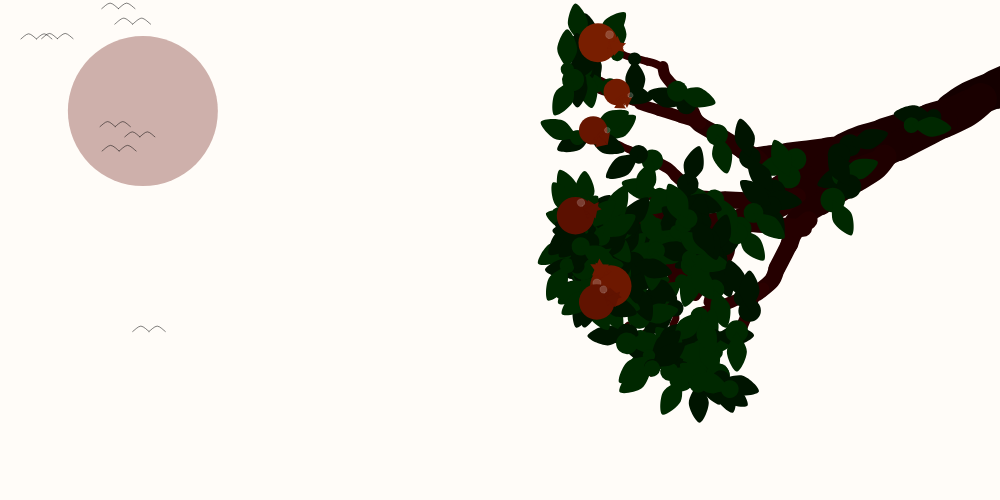
Frame 1 (no input)
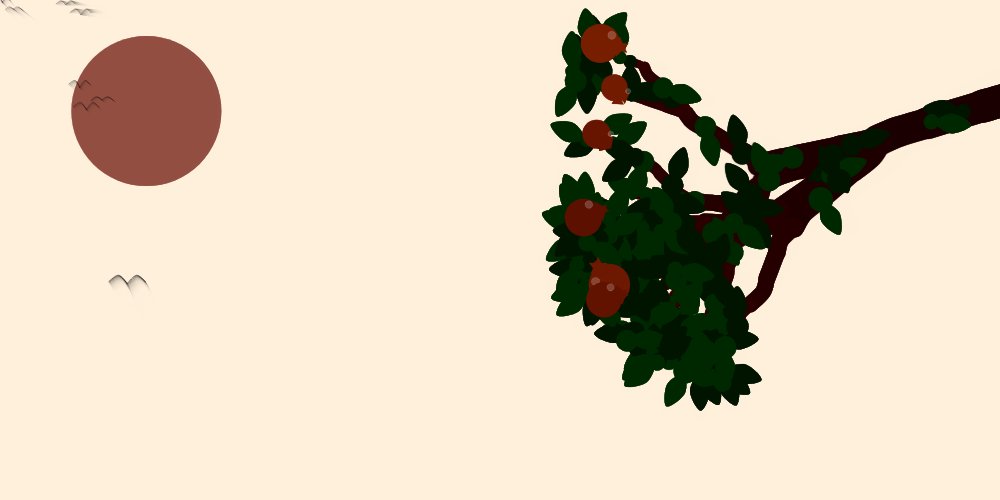
Frame 60 (no input)
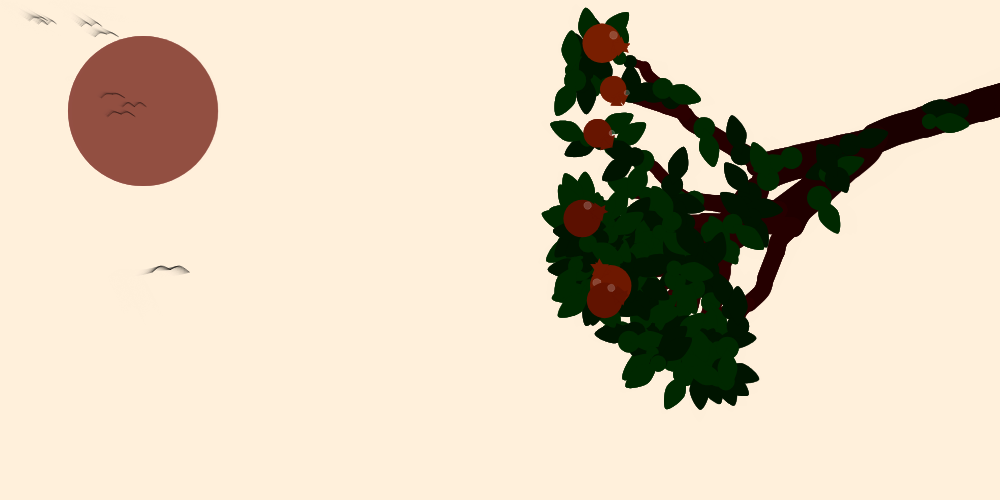
Frame 120 (the mouse pressed at the canvas centre since frame 60)

The p5.js sketch that drew these frames (run headless with seeded random() and noise() and a simulated clock; from frame 60 on, the mouse is pressed at the canvas centre):

// p5.js sketch
// ── sketch.js
let BRANCH_ANGLE;
let joints = [];
let branches = [];
let pomes = [];
let pomeleaves = [];
let sunmoon;
let dayans = []; //wild geese

function setup() {
  createCanvas(1000, 500);

  BRANCH_ANGLE = PI / 9;

  let start1 = createVector(width + 80, height / 10);
  joints.push(start1);

  branch(start1, -PI / 7, 130);

  sunmoon = new SunMoon(width / 7, height / 4.5, 150);
  for (let i = 0; i < 8; i++) {
    dayans.push(new Dayan(random(0, 200), random(height), color(0, 90)));
  }
}

function draw() {
  background(255, 240, 220, 50);

  let windForce = map(sin(frameCount * 0.05), -1, 1, -0.1, 0.1);

  let wind = createVector(windForce, 0);

  sunmoon.update();
  sunmoon.display();

  for (let i = 0; i < branches.length; i++) {
    noFill();
    let r = map(branches[i].gen, 0, 7, 20, 60, true);
    stroke(r, 0, 0);
    branches[i].update(wind);
    branches[i].display();
  }

  for (let i = 0; i < pomeleaves.length; i++) {
    pomeleaves[i].display();
  }

  for (let i = 0; i < pomes.length; i++) {
    let r = map(branches[i].gen, 0, 7, 120, 80, true);
    let g = map(branches[i].gen, 0, 7, 30, 10, true);
    fill(r, g, 0);
    pomes[i].display();
  }

  for (let i = 0; i < dayans.length; i++) {
    let target = createVector(mouseX, mouseY);
    dayans[i].seek(target);
    // dayans[i].avoidlea(pomeleafs);
    // dayans[i].avoidpom(pomes);
    dayans[i].avoidday(dayans);
    dayans[i].avoidbran(branches);
    dayans[i].update();
    dayans[i].reappear();
    dayans[i].display();
    dayans[i].waving = 5 * sin(frameCount * 0.05 + i * 0.5);
    dayans[i].farnear = map(
      dist(dayans[i].pos.x * 0.5, dayans[i].pos.y, 0, 0),
      0,
      600,
      0.5,
      1.8
    );
  }

  //   for (let i = 0; i < joints.length; i++) {
  //     noStroke();
  //     noFill();
  //     //fill(255, 0, 0);
  //     circle(joints[i].x, joints[i].y, 10);
  //   }
}

function branch(from, angle, len, gen = 0) {
  let vector = p5.Vector.fromAngle(angle - PI).setMag(len);
  let to = p5.Vector.add(from, vector);

  joints.push(to);

  let thickness = map(len, 35, 150, 0.5, 50);
  let stiffness = map(len, 0, 150, 1, 0);

  // construct objects
  branches.push(new Branch(from, to, thickness, 150, stiffness, gen));

  if (gen >= 1) {
    // linear: random()
    // let chance = random() ** 3 // exponential:
    // if (chance > 0.8) { /// }
    if (random() < 0.8) {
      pomeleaves.push(new PomeLeave(from, to, 1, 50));
    }
  }

  if (gen >= 4) {
    // linear: random()
    // let chance = random() ** 3 // exponential:
    // if (chance > 0.8) { /// }
    if (random() < 0.08) {
      pomes.push(new Pome(from, to, 1, 50));
    }
  }

  // alteration
  len = (len * 5) / 6;
  gen++;

  // recursion
  if (gen >= 0 && gen < 3) {
    let angle1 = angle + BRANCH_ANGLE * 0.5 + random(-0.1, 0.1);
    branch(to, angle1, len, gen);

    let angle2 = angle - BRANCH_ANGLE * 0.5 + random(-0.1, 0.1);
    branch(to, angle2, len, gen);
  } else if (gen >= 3 && gen < 7) {
    if (random() < 0.5) {
      let angle1 = angle + BRANCH_ANGLE * 0.8 + random(-0.5, 0.5);
      branch(to, angle1, len, gen);
    }

    if (random() < 0.4) {
      let angle1 = angle + 0.5 * BRANCH_ANGLE + random(-0.5, 0.5);
      branch(to, angle1, len, gen);
    }

    if (random() < 0.4) {
      let angle3 = angle - 0.5 * BRANCH_ANGLE + random(-0.5, 0.5);
      branch(to, angle3, len, gen);
    }

    if (random() < 0.5) {
      let angle4 = angle - BRANCH_ANGLE * 0.8 + random(-0.5, 0.5);
      branch(to, angle4, len, gen);
    }
  }
}

class SunMoon {
  constructor(x, y, size) {
    this.pos = createVector(x, y);
    this.size = size;
  }
  update() {
    this.pos.x = this.pos.x + sin(frameCount * 0.05) * 0.09;
  }

  display() {
    push();
    noStroke();
    fill(100, 10, 0, 80);
    circle(this.pos.x, this.pos.y, this.size);
    pop();
  }
}

class Branch {
  constructor(from, to, thickness, len, stiffness, gen) {
    this.from = from;
    this.to = to;
    this.thickness = thickness;
    this.len = (len * thickness) / 30;
    this.k = stiffness;
    this.bend = (random(-10, 10) * thickness) / 30;
    this.gen = gen;
    this.col = color(55, 33, 16);
  }

  update(wind) {
    let vector = p5.Vector.sub(this.to, this.from);
    let distance = vector.mag();
    let stretch = distance - this.len;
    let force = vector
      .copy()
      .normalize()
      .mult(stretch * this.k);

    force.add(wind);
    this.from.add(force);
    this.to.sub(force);
  }

  display() {
    let midX1 = lerp(this.from.x, this.to.x, 1 / 6);
    let midY1 = lerp(this.from.y, this.to.y, 1 / 6);

    let midX2 = lerp(this.from.x, this.to.x, 1 / 3);
    let midY2 = lerp(this.from.y, this.to.y, 1 / 3);

    let midX3 = lerp(this.from.x, this.to.x, 1 / 2);
    let midY3 = lerp(this.from.y, this.to.y, 1 / 2);

    let midX4 = lerp(this.from.x, this.to.x, 2 / 3);
    let midY4 = lerp(this.from.y, this.to.y, 2 / 3);

    let midX5 = lerp(this.from.x, this.to.x, 5 / 6);
    let midY5 = lerp(this.from.y, this.to.y, 5 / 6);

    beginShape();
    strokeWeight(this.thickness);
    //stroke(this.col);
    //noFill();
    curveVertex(this.from.x, this.from.y);
    curveVertex(this.from.x, this.from.y);
    curveVertex(midX1 + this.bend, midY1);
    curveVertex(midX2 + this.bend * 0.4, midY2);
    curveVertex(midX2 + this.bend * 0.4, midY2);
    endShape();

    beginShape();
    strokeWeight(this.thickness * 0.95);
    //stroke(this.col);
    //noFill();
    curveVertex(midX2 + this.bend * 0.4, midY2);
    curveVertex(midX2 + this.bend * 0.4, midY2);
    curveVertex(midX3, midY3);
    curveVertex(midX4 - this.bend * 0.4, midY4);
    curveVertex(midX4 - this.bend * 0.4, midY4);
    endShape();

    beginShape();
    strokeWeight(this.thickness * 0.9);
    //stroke(this.col);
    //noFill();
    curveVertex(midX4 - this.bend * 0.4, midY4);
    curveVertex(midX4 - this.bend * 0.4, midY4);
    curveVertex(midX5 - this.bend, midY5);
    curveVertex(this.to.x, this.to.y);
    curveVertex(this.to.x, this.to.y);
    endShape();
  }
}

class PomeLeave {
  constructor(from, to, pct, size) {
    this.from = from;
    this.to = to;
    this.pct1 = pct * random(0.2, 0.5);
    this.pct2 = pct * random(0.5, 1);
    this.size = size * random(0.25, 0.5);
    this.z = floor(random(0, 5));

    this.angle = random(PI * 2);
  }
  display() {
    let Px1 = lerp(this.from.x, this.to.x, this.pct1);
    let Py1 = lerp(this.from.y, this.to.y, this.pct1);

    push();
    translate(Px1, Py1); // anchor of the transformation
    rotate(this.angle); //
    noStroke();
    fill(0, 20, 0);

    circle(0, 0, this.size);
    beginShape();
    curveVertex(0, 0);
    curveVertex(0, 0);
    curveVertex(-10, 20);
    curveVertex(0, 40);
    curveVertex(10, 20);
    curveVertex(0, 0);
    curveVertex(0, 0);
    endShape();
    pop();

    let Px2 = lerp(this.from.x, this.to.x, this.pct2);
    let Py2 = lerp(this.from.y, this.to.y, this.pct2);

    push();
    translate(Px2, Py2); // anchor of the transformation
    rotate(this.angle); //
    noStroke();
    fill(0, 40, 0);
    circle(0, 0, this.size);
    beginShape();
    curveVertex(0, 0);
    curveVertex(0, 0);
    curveVertex(-10, -20);
    curveVertex(0, -40);
    curveVertex(10, -20);
    curveVertex(0, 0);
    curveVertex(0, 0);
    endShape();
    pop();
  }
}

class Pome {
  constructor(from, to, pct, size) {
    this.from = from;
    this.to = to;
    this.pct = pct * random(0.2, 0.8);
    this.size = size * random(0.5, 1);
    this.angle = random(PI * 2);
  }
  display() {
    push();
    noStroke();
    //fill(100, 20, 0);
    let Px = lerp(this.from.x, this.to.x, this.pct);
    let Py = lerp(this.from.y, this.to.y, this.pct);
    circle(Px, Py, this.size);
    pop();

    push();
    translate(Px, Py);
    rotate(this.angle);
    strokeWeight(0.5);
    noStroke();
    //fill(100, 20, 0);
    triangle(
      0,
      5 - this.size * 0.8,
      0 - this.size * 0.2,
      5 - this.size * 0.4,
      0 + this.size * 0.2,
      5 - this.size * 0.4
    );
    rotate(PI / 6);
    triangle(
      -10,
      5 - this.size * 0.8,
      -10 - this.size * 0.2,
      5 - this.size * 0.4,
      -10 + this.size * 0.2,
      5 - this.size * 0.4
    );
    rotate(-PI / 3);
    triangle(
      10,
      5 - this.size * 0.8,
      10 - this.size * 0.2,
      5 - this.size * 0.4,
      10 + this.size * 0.2,
      5 - this.size * 0.4
    );
    pop();
    
    push();
    translate(Px, Py);
    rotate(this.angle);
    strokeWeight(0.5);
    stroke(255, 50);
    fill(255, 50);
    circle(-10, -10, this.size * 0.2);
    pop();
  }
}

class Dayan {
  constructor(x, y, color) {
    this.pos = createVector(x, y);
    this.vel = createVector();
    this.acc = createVector();
    //
    this.size = random(15, 18);
    this.mass = 1.5;
    //
    this.maxSpeed = 2;
    this.maxSteerForce = 0.1;
    //
    this.brakeRad = 10;
    this.senseRad = 10;
    this.col = color;
    //
    this.waving = 5 * sin(frameCount * 0.05);
    this.farnear = 1;
  }
  attracted(target) {
    let vector = p5.Vector.sub(target, this.pos);
    vector.mult(0.5);
    this.applyForce(vector);
    //
    this.vel.mult(0.9);
  }
  seek(target) {
    let desiredVel = p5.Vector.sub(target, this.pos);
    let distance = desiredVel.mag();

    desiredVel.normalize(); // direction

    // arriving
    if (distance < this.brakeRad) {
      let speed = map(distance, 0, this.brakeRad, 0, this.maxSpeed);
      desiredVel.mult(speed * 0.5);
    } else {
      desiredVel.mult(this.maxSpeed * 0.5); // desire
    }

    let steerForce = p5.Vector.sub(desiredVel, this.vel);
    steerForce.limit(this.maxSteerForce);

    this.applyForce(steerForce);
  }
  avoidday(dayans) {
    for (let dayan of dayans) {
      if (this === dayan) continue;
      let desiredVel = p5.Vector.sub(dayan.pos, this.pos);
      let distance = desiredVel.mag();
      desiredVel.normalize(); // direction
      if (distance > this.senseRad) continue;
      desiredVel.mult(-this.maxSpeed);

      let steerForce = p5.Vector.sub(desiredVel, this.vel);
      steerForce.limit(this.maxSteerForce * 0.5); //***

      this.applyForce(steerForce);
    }
  }
  avoidbran(branches) {
    for (let i = 0; i < branches.length; i++) {
      let branch = branches[i];

      let desiredVecFrom = p5.Vector.sub(branch.from, this.pos);
      let desiredVecTo = p5.Vector.sub(branch.to, this.pos);

      let distanceFrom = desiredVecFrom.mag();
      let distanceTo = desiredVecTo.mag();

      if (distanceFrom < this.senseRad + 50) {
        desiredVecFrom.normalize();
        desiredVecFrom.mult(this.maxSpeed);
        desiredVecFrom.mult(-1); // *** flip this to avoid!

        let steerForceFrom = p5.Vector.sub(desiredVecFrom, this.vel);
        steerForceFrom.limit(this.maxSteerForce);

        this.applyForce(steerForceFrom);
      }

      if (distanceTo < this.senseRad + 50) {
        desiredVecTo.normalize();
        desiredVecTo.mult(this.maxSpeed);
        desiredVecTo.mult(-1); // *** flip this to avoid!

        let steerForceTo = p5.Vector.sub(desiredVecTo, this.vel);
        steerForceTo.limit(this.maxSteerForce);

        this.applyForce(steerForceTo);
      }
    }
  }
  reappear() {
    if (this.pos.x < 0) {
      this.pos.x = 0;
    } else if (this.pos.x > width) {
      this.pos.x = width;
    }
    if (this.pos.y < 0) {
      this.pos.y = 0;
    } else if (this.pos.y > height) {
      this.pos.y = height;
    }
  }
  update() {
    this.vel.add(this.acc);
    this.pos.add(this.vel);
    this.acc.mult(0);
  }
  applyForce(f) {
    if (this.mass <= 0) {
      console.log("Wrong mass");
      return;
    }
    let force = f.copy();
    force.div(this.mass);
    this.acc.add(force);
  }
  display() {
    push();
    translate(this.pos.x, this.pos.y);
    scale(this.farnear);

    noFill();
    stroke(0);
    strokeWeight(0.5);

    beginShape();
    curveVertex(0, 0);
    curveVertex(0, 0);
    curveVertex(
      -this.size / 2 - this.waving * 0.25,
      -this.size / 3 + this.waving
    );
    curveVertex(-this.size, this.waving);
    curveVertex(-this.size - this.waving * 0.25, this.waving);
    endShape();

    noFill();
    stroke(0);
    beginShape();
    curveVertex(0, 0);
    curveVertex(0, 0);
    curveVertex(this.size / 2, -this.size / 3 + this.waving);
    curveVertex(this.size + this.waving * 0.25, this.waving);
    curveVertex(this.size + this.waving * 0.25, this.waving);
    endShape();
    pop();
  }
}
